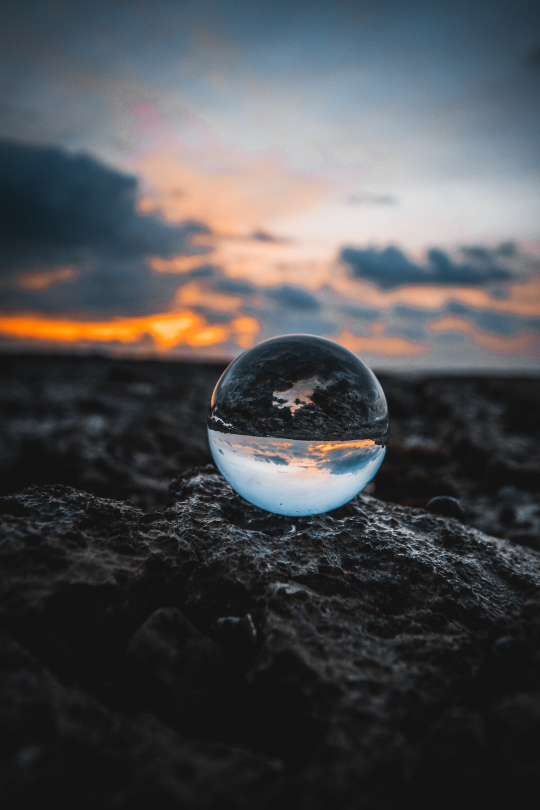
#> input picture img.png, 1080 x 1620 px (shown at 1/2 size)
$ python main.py
#> lines starting #> are read from the running program, lines starting #| are printed output that depends on the picture
import cv2

source = "img.png"
destination = "newimg.jpeg"
#percent by which the image is resized
scale_percent = 50


src_img= cv2.imread(source)
#> src_img is the input picture: shape (1620, 1080, 3); mean B, G, R 80.5, 78.1, 77.6
# cv2.imshow('Displaying Images', image)
# cv2.waitKey(0)


#calculate the 50 percent of the original dimensions
new_width = int(src_img.shape[1] * scale_percent/100)
#> new_width = 540
new_height = int(src_img.shape[0] * scale_percent/100)
#> new_height = 810

#resize image
output = cv2.resize(src_img, (new_width, new_height))
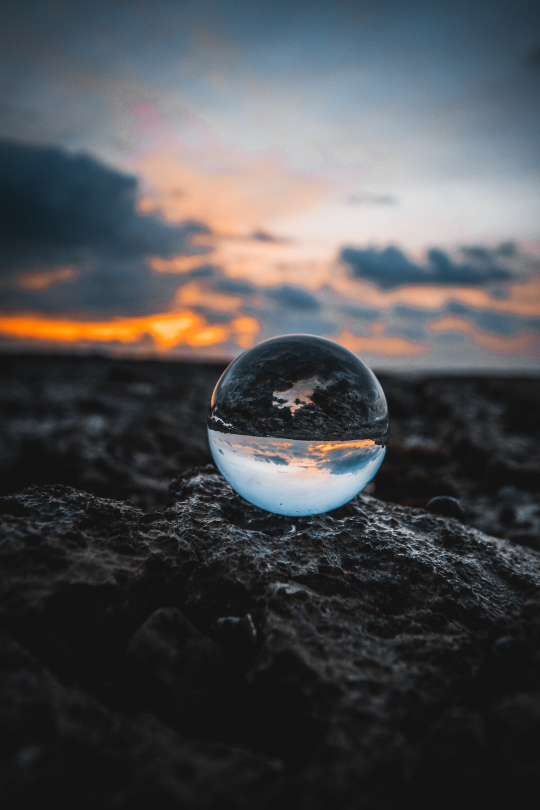
#> output: shape (810, 540, 3); mean B, G, R 80.6, 78.2, 77.7

cv2.imwrite(destination, output)
cv2.waitKey(0)
